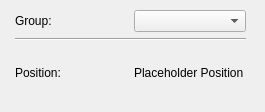
<?xml version="1.0" encoding="UTF-8"?>
<ui version="4.0">
 <class>Form</class>
 <widget class="QWidget" name="Form">
  <property name="geometry">
   <rect>
    <x>0</x>
    <y>0</y>
    <width>265</width>
    <height>112</height>
   </rect>
  </property>
  <property name="windowTitle">
   <string>Form</string>
  </property>
  <widget class="QWidget" name="horizontalLayoutWidget_3">
   <property name="geometry">
    <rect>
     <x>10</x>
     <y>10</y>
     <width>241</width>
     <height>89</height>
    </rect>
   </property>
   <layout class="QHBoxLayout" name="horizontalLayout_3">
    <item>
     <spacer name="verticalSpacer">
      <property name="orientation">
       <enum>Qt::Vertical</enum>
      </property>
      <property name="sizeHint" stdset="0">
       <size>
        <width>5</width>
        <height>40</height>
       </size>
      </property>
     </spacer>
    </item>
    <item>
     <layout class="QVBoxLayout" name="verticalLayout">
      <item>
       <layout class="QHBoxLayout" name="horizontalLayout">
        <item>
         <widget class="QLabel" name="group_label">
          <property name="enabled">
           <bool>true</bool>
          </property>
          <property name="text">
           <string>Group:</string>
          </property>
          <property name="margin">
           <number>5</number>
          </property>
         </widget>
        </item>
        <item>
         <widget class="QComboBox" name="group_dropdown"/>
        </item>
       </layout>
      </item>
      <item>
       <widget class="Line" name="line">
        <property name="orientation">
         <enum>Qt::Horizontal</enum>
        </property>
       </widget>
      </item>
      <item>
       <layout class="QHBoxLayout" name="horizontalLayout_2">
        <item>
         <widget class="QLabel" name="position_label">
          <property name="text">
           <string>Position:</string>
          </property>
          <property name="margin">
           <number>5</number>
          </property>
         </widget>
        </item>
        <item>
         <widget class="QLabel" name="position">
          <property name="text">
           <string>Placeholder Position</string>
          </property>
          <property name="margin">
           <number>5</number>
          </property>
         </widget>
        </item>
       </layout>
      </item>
     </layout>
    </item>
    <item>
     <spacer name="verticalSpacer_2">
      <property name="orientation">
       <enum>Qt::Vertical</enum>
      </property>
      <property name="sizeHint" stdset="0">
       <size>
        <width>5</width>
        <height>40</height>
       </size>
      </property>
     </spacer>
    </item>
   </layout>
  </widget>
 </widget>
 <resources/>
 <connections/>
</ui>
